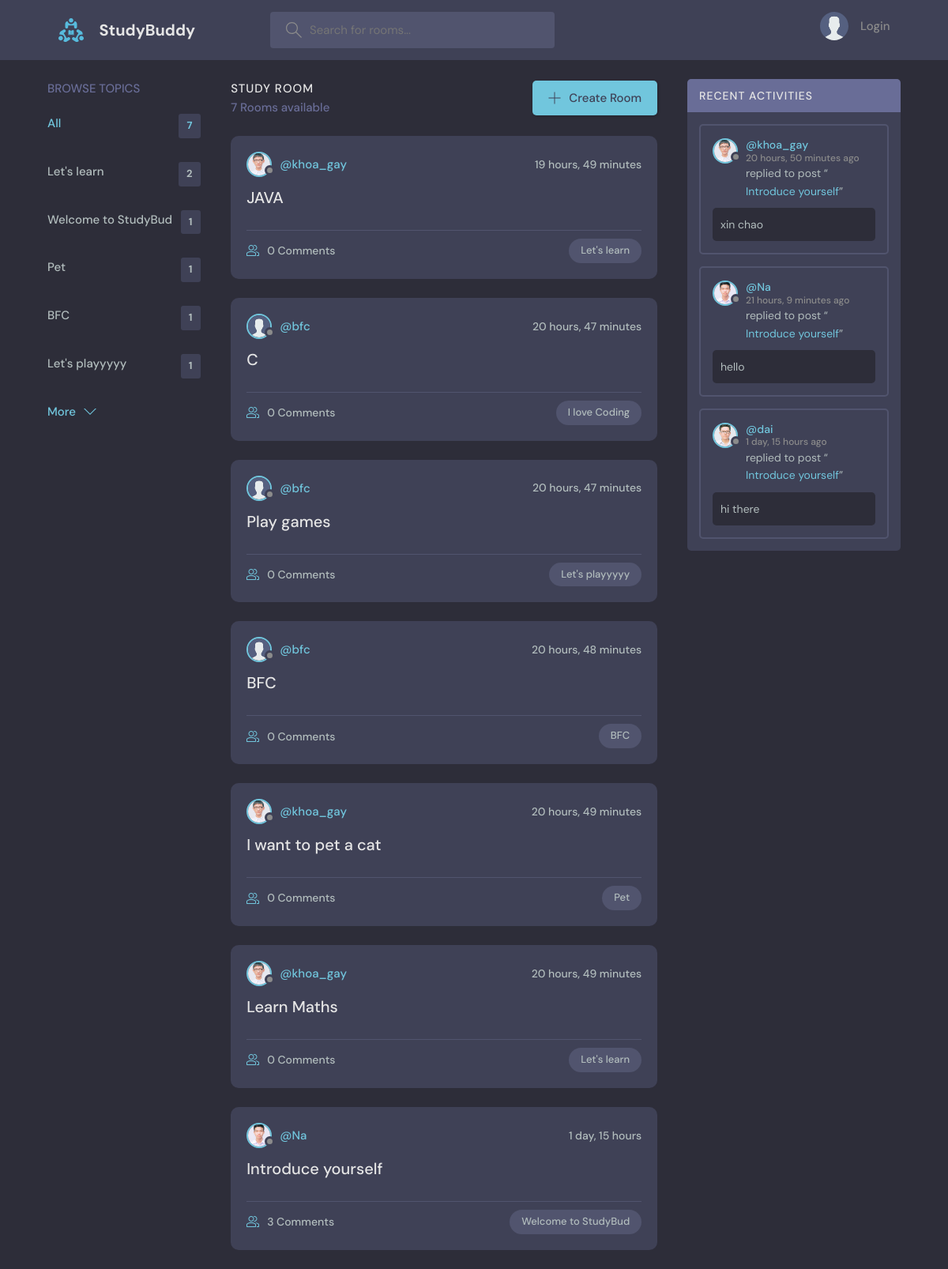
The page / on the database its author committed.
### base/models.py (models this page shows, shortened)
class Topic(models.Model):
    name = models.CharField(max_length= 200)

class Room(models.Model):
    host = models.ForeignKey(User,on_delete=models.SET_NULL,null=True)
    topic = models.ForeignKey(Topic,on_delete=models.SET_NULL,null=True)
    name = models.CharField(max_length= 200)
    description = models.TextField(null=True,blank=True)
    participants = models.ManyToManyField(User,related_name="participants",blank=True)
    updated = models.DateTimeField(auto_now=True)
    created = models.DateTimeField(auto_now_add=True)
    class Meta:
        ordering = ['-updated','-created']
    def __str__(self) -> str:
        return self.name

class User(AbstractUser):
    name = models.CharField(max_length=200,null=True)
    email = models.EmailField(unique=True,null=True)
    bio = models.TextField(null=True,blank=True)
    avatar = models.ImageField(null=True,default="avatar.svg")
    USERNAME_FIELD = 'email'
    REQUIRED_FIELDS = []
    pass

class Message(models.Model):
    user = models.ForeignKey(User,on_delete=models.CASCADE)
    room = models.ForeignKey(Room,on_delete=models.CASCADE)
    body = models.TextField()
    updated = models.DateTimeField(auto_now=True)
    created = models.DateTimeField(auto_now_add=True)
    def __str__(self) -> str:
        return self.body[0:50]

### base/views.py (the view)
# urls.py: path("",views.home,name="home"),
def home(request):
    q = request.GET.get('q') if request.GET.get('q')!=None else ""
    rooms = Room.objects.filter(
        Q(topic__name__icontains=q)|
        Q(name__icontains=q)|
        Q(description__icontains=q)
    )
    total_topics = Topic.objects.annotate(num_rooms=Count('room')).order_by('-num_rooms')
    topic_count =0
    for topic in total_topics:
        topic_count += topic.room_set.all().count()
    topics = total_topics[0:5]
    room_count = rooms.count()
    room_messages = Message.objects.filter(Q(room__topic__name__icontains=q)).order_by('-created')
    context = {'rooms':rooms,'topics':topics,'room_count':room_count,'room_messages':room_messages,'topic_count':topic_count}
    return render(request,'base/home.html',context)

### base/templates/base/home.html (shortened to what this page needs)
{% extends "main.html" %}
{% block content %}
<main class="layout layout--3">
    <div class="container">
    {% include "base/topic_component.html" %}
    <div class="roomList">
        <div class="roomList__header">
            <div>
                <h2>Study Room</h2>
                <p>{{room_count}} Rooms available</p>
            </div>
            <a class="btn btn--main" href="{% url "create-room" %}">
                <svg version="1.1" xmlns="http://www.w3.org/2000/svg" width="32" height="32" viewBox="0 0 32 32">
                <title>add</title>
                <path
                    d="M16.943 0.943h-1.885v14.115h-14.115v1.885h14.115v14.115h1.885v-14.115h14.115v-1.885h-14.115v-14.115z"
                ></path>
                </svg>
                Create Room
            </a>
        </div>
        {% include "base/feed_component.html" %}
    </div>
    {% include "base/activity_component.html" %}
    </div>
</main>
{% endblock content %}

### base/templates/base/topic_component.html
<div class="topics">
    <div class="topics__header">
    <h2>Browse Topics</h2>
    </div>
    <ul class="topics__list">
    <li>
        <a href="{% url "home" %}" class="active">All <span>{{topic_count}}</span></a>
    </li>
    {% for topic in topics %}
    <li>
        <a href="{% url "home" %}?q={{topic.name}}">{{topic.name}} <span>{{topic.room_set.all.count}}</span></a>
    </li>
    {% endfor %}
    </ul>
    <a class="btn btn--link" href="{% url "topics" %}">
    More
    <svg version="1.1" xmlns="http://www.w3.org/2000/svg" width="32" height="32" viewBox="0 0 32 32">
        <title>chevron-down</title>
        <path d="M16 21l-13-13h-3l16 16 16-16h-3l-13 13z"></path>
    </svg>
    </a>
</div>

### base/templates/base/feed_component.html (shortened to what this page needs)
<div>
{% for room in rooms %}
    <div class="roomListRoom">
        <div class="roomListRoom__header">
            <a href="{% url "user-profile" room.host.id %}" class="roomListRoom__author">
                <div class="avatar avatar--small">
                    <img src="{{room.host.avatar.url}}" />
                </div>
                <span>@{{room.host.username}}</span>
            </a>
            <div class="roomListRoom__actions">
                <span>{{room.created|timesince}}</span>
            </div>
        </div>
        <div class="roomListRoom__content">
            <a href="{% url 'room' room.id %}">{{room.name}}</a>
        </div>
        <div class="roomListRoom__meta">
            <a href="{% url 'room' room.id %}" class="roomListRoom__joined">
            {{room.message_set.all.count}} Comments
            </a>
            <p class="roomListRoom__topic">{{room.topic.name}}</p>
        </div>
    </div>
{% endfor %}
</div>

### base/templates/base/activity_component.html (shortened to what this page needs)
<div class="activities">
    <div class="activities__header">
    <h2>Recent Activities</h2>
    </div>
    {% for message in room_messages %}
    <div class="activities__box">
        <div class="activities__boxHeader roomListRoom__header">
            <a href="{% url "user-profile" message.user.id %}" class="roomListRoom__author">
            <div class="avatar avatar--small">
                <img src="{{message.user.avatar.url}}" />
            </div>
            <p>
                @{{ message.user.username }}
                <span>{{ message.created|timesince }} ago</span>
            </p>
            </a>
        </div>
        <div class="activities__boxContent">
            <p>replied to post “<a href="{% url "room" message.room.id %}">{{message.room}}</a>”</p>
            <div class="activities__boxRoomContent">
                {{message}}
            </div>
        </div>
    </div>
    {% endfor %}
</div>

### rows shown on the page
Topic: name "Let's learn", room_set.all.count "2"
Topic: name "Welcome to StudyBud", room_set.all.count "1"
Topic: name "Pet", room_set.all.count "1"
Topic: name "BFC", room_set.all.count "1"
Topic: name "Let's playyyyy", room_set.all.count "1"
Room: host.avatar (picture), host.username "khoa_gay", created "19 hours, 49 minutes", name "JAVA", message_set.all.count "0", topic.name "Let's learn"
Room: host.avatar (placeholder picture), host.username "bfc", created "20 hours, 47 minutes", name "C", message_set.all.count "0", topic.name "I love Coding"
Room: host.avatar (placeholder picture), host.username "bfc", created "20 hours, 47 minutes", name "Play games", message_set.all.count "0", topic.name "Let's playyyyy"
Room: host.avatar (placeholder picture), host.username "bfc", created "20 hours, 48 minutes", name "BFC", message_set.all.count "0", topic.name "BFC"
Room: host.avatar (picture), host.username "khoa_gay", created "20 hours, 49 minutes", name "I want to pet a cat", message_set.all.count "0", topic.name "Pet"
Room: host.avatar (picture), host.username "khoa_gay", created "20 hours, 49 minutes", name "Learn Maths", message_set.all.count "0", topic.name "Let's learn"
Room: host.avatar (picture), host.username "Na", created "1 day, 15 hours", name "Introduce yourself", message_set.all.count "3", topic.name "Welcome to StudyBud"
Message: user.avatar (picture), user.username "khoa_gay", created "20 hours, 50 minutes", room "Introduce yourself", body "xin chao"
Message: user.avatar (picture), user.username "Na", created "21 hours, 9 minutes", room "Introduce yourself", body "hello"
Message: user.avatar (picture), user.username "dai", created "1 day, 15 hours", room "Introduce yourself", body "hi there"

### other values the page prints
{{ topic_count }} "7"
{{ room_count }} "7"
